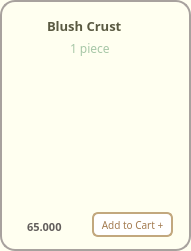
       <widget class="QFrame" name="frame_croisblush">
        <property name="geometry">
         <rect>
          <x>10</x>
          <y>300</y>
          <width>191</width>
          <height>251</height>
         </rect>
        </property>
        <property name="styleSheet">
         <string notr="true">background-color:#FFFFF0;
border-radius: 15px; 
border: 2px solid #A8A29E ;</string>
        </property>
        <property name="frameShape">
         <enum>QFrame::StyledPanel</enum>
        </property>
        <property name="frameShadow">
         <enum>QFrame::Raised</enum>
        </property>
        <widget class="QLabel" name="label_crois_blush">
         <property name="geometry">
          <rect>
           <x>-20</x>
           <y>30</y>
           <width>221</width>
           <height>201</height>
          </rect>
         </property>
         <property name="sizePolicy">
          <sizepolicy hsizetype="Fixed" vsizetype="Fixed">
           <horstretch>25</horstretch>
           <verstretch>25</verstretch>
          </sizepolicy>
         </property>
         <property name="minimumSize">
          <size>
           <width>25</width>
           <height>25</height>
          </size>
         </property>
         <property name="maximumSize">
          <size>
           <width>16777215</width>
           <height>16777215</height>
          </size>
         </property>
         <property name="sizeIncrement">
          <size>
           <width>3</width>
           <height>0</height>
          </size>
         </property>
         <property name="styleSheet">
          <string notr="true">border:0px;
border-radius:0px;
background-color: transparent</string>
         </property>
         <property name="frameShape">
          <enum>QFrame::WinPanel</enum>
         </property>
         <property name="text">
          <string/>
         </property>
         <property name="pixmap">
          <pixmap>../images/image-removebg-preview (30).png</pixmap>
         </property>
         <property name="scaledContents">
          <bool>true</bool>
         </property>
        </widget>
        <widget class="QLabel" name="label_blush">
         <property name="geometry">
          <rect>
           <x>47</x>
           <y>16</y>
           <width>131</width>
           <height>20</height>
          </rect>
         </property>
         <property name="sizePolicy">
          <sizepolicy hsizetype="Fixed" vsizetype="Fixed">
           <horstretch>0</horstretch>
           <verstretch>0</verstretch>
          </sizepolicy>
         </property>
         <property name="font">
          <font>
           <family>Mongolian Baiti</family>
           <pointsize>10</pointsize>
           <weight>75</weight>
           <bold>true</bold>
          </font>
         </property>
         <property name="styleSheet">
          <string notr="true">border-radius: 0px;
border:0px solid;
color:#5A5A42</string>
         </property>
         <property name="text">
          <string>Blush Crust</string>
         </property>
        </widget>
        <widget class="QLabel" name="label_blush_size">
         <property name="geometry">
          <rect>
           <x>70</x>
           <y>40</y>
           <width>51</width>
           <height>16</height>
          </rect>
         </property>
         <property name="font">
          <font>
           <family>Mongolian Baiti</family>
           <pointsize>9</pointsize>
          </font>
         </property>
         <property name="styleSheet">
          <string notr="true">color: #A7C7A7;
border:0px</string>
         </property>
         <property name="text">
          <string>1 piece</string>
         </property>
        </widget>
        <widget class="QLabel" name="label_blush_price">
         <property name="geometry">
          <rect>
           <x>27</x>
           <y>219</y>
           <width>81</width>
           <height>16</height>
          </rect>
         </property>
         <property name="font">
          <font>
           <family>Mongolian Baiti</family>
           <pointsize>8</pointsize>
           <weight>75</weight>
           <bold>true</bold>
          </font>
         </property>
         <property name="styleSheet">
          <string notr="true">border:0px;
color: rgb(98, 94, 92);
</string>
         </property>
         <property name="text">
          <string>65.000</string>
         </property>
        </widget>
        <widget class="QPushButton" name="pushButton_add_blush">
         <property name="geometry">
          <rect>
           <x>92</x>
           <y>212</y>
           <width>81</width>
           <height>25</height>
          </rect>
         </property>
         <property name="maximumSize">
          <size>
           <width>16777207</width>
           <height>16777215</height>
          </size>
         </property>
         <property name="font">
          <font>
           <family>Mongolian Baiti</family>
           <pointsize>-1</pointsize>
          </font>
         </property>
         <property name="styleSheet">
          <string notr="true">QPushButton {
    background-color: white;
    color: #A37B50;
    border: 2px solid #C2A87E;
    border-radius: 6px;
    padding: 4px 5px;
    font-size: 10px;
}

QPushButton:hover {
    background-color: #F7F3EF;
}

QPushButton:pressed {
    background-color: #E6D5C3;
}
</string>
         </property>
         <property name="text">
          <string>Add to Cart +</string>
         </property>
        </widget>
       </widget>
